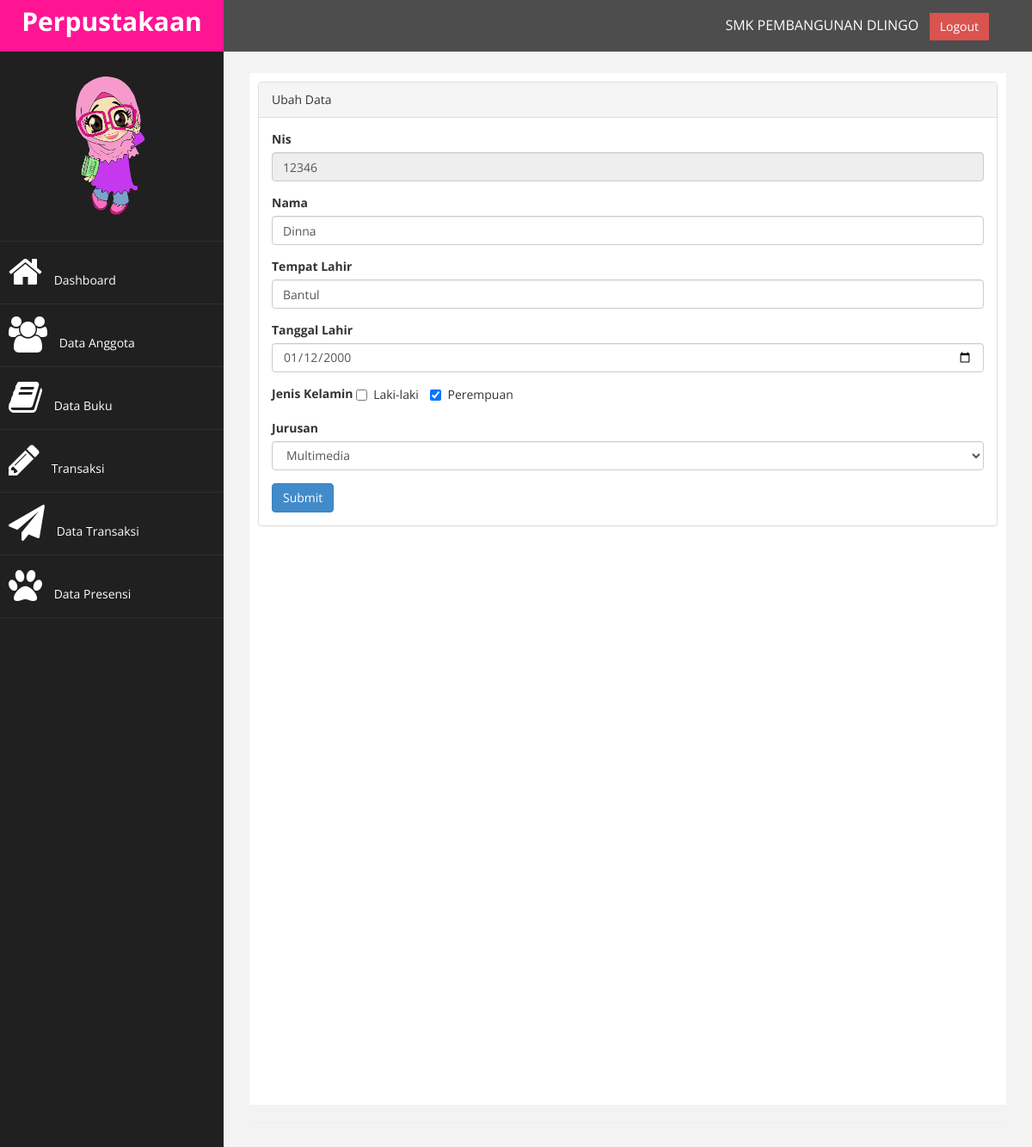
Page /index.php?page=anggota&aksi=ubah&id=12346 (signed in) on the committed database.
### tables this page shows
CREATE TABLE `tb_anggota` (
  `nis` int(11) NOT NULL,
  `nama` varchar(250) NOT NULL,
  `tempat_lahir` varchar(100) NOT NULL,
  `tgl_lahir` date NOT NULL,
  `jk` enum('L','P') NOT NULL,
  `jurusan` enum('MM','TSM') NOT NULL,
  PRIMARY KEY  (`nis`)
);

### page/anggota/ubah.php (the view, shortened to what this page needs)
<?php
    $nis = $_GET['id'];
    $sql = $koneksi->query("select * from tb_anggota where nis = '$nis'");
    $tampil = $sql->fetch_assoc();
    $jkl = $tampil['jk'];
?>
<div class="panel panel-default">
<div class="panel-heading">
Ubah Data
</div>
<div class="panel-body">
                            <div class="row">
                                <div class="col-md-12">
                                    <form method="POST">
                                        <div class="form-group">
                                            <label>Nis</label>
                                            <input class="form-control" name="nis" value="<?php echo $tampil['nis']?>" readonly />
                                        </div>
                                        <div class="form-group">
                                            <label>Nama</label>
                                            <input class="form-control" name="nama" value="<?php echo $tampil['nama']?>" />
                                        </div>
                                        <div class="form-group">
                                            <label>Tempat Lahir</label>
                                            <input class="form-control" name="tempat_lahir" value="<?php echo $tampil['tempat_lahir']?>" />
                                        </div>
                                        <div class="form-group">
                                            <label>Tanggal Lahir</label>
                                            <input class="form-control" type="date" name="tgl_lahir" value="<?php echo $tampil['tgl_lahir']?>" />
                                        </div>
                                        <div class="form-group">
                                            <label>Jenis Kelamin</label>
                                            <label class="checkbox-inline">
                                                <input type="checkbox" value="l" name="jk" <?php echo($jkl==L)?"checked":""; ?>/> Laki-laki
                                            </label>
                                            <label class="checkbox-inline">
                                                <input type="checkbox" value="p" name="jk" <?php echo($jkl==P)?"checked":""; ?>/> Perempuan
                                            </label>
                                        </div>
                                        <div class="form-group">
                                            <label>Jurusan</label>
                                            <select class="form-control" name="jurusan">
                                                <option value="MM" <?php if ($jurusan=='MM') {
                                                    echo "selected";
                                                } ?> >Multimedia</option>
                                            </select>
                                        </div>
                                        <div>
                                            <input type="submit" name="simpan" class="btn btn-primary">
                                        </div>
                            </div>
                    </div>
</div>
</div>
</div>

### assets/css/custom.css (style rules this page uses)
body { font-family: 'Open Sans', sans-serif; }

### rows in the picture
tb_anggota: nis "12346", nama "Dinna", tempat_lahir "Bantul", tgl_lahir "01/12/2000", jk "☑"
